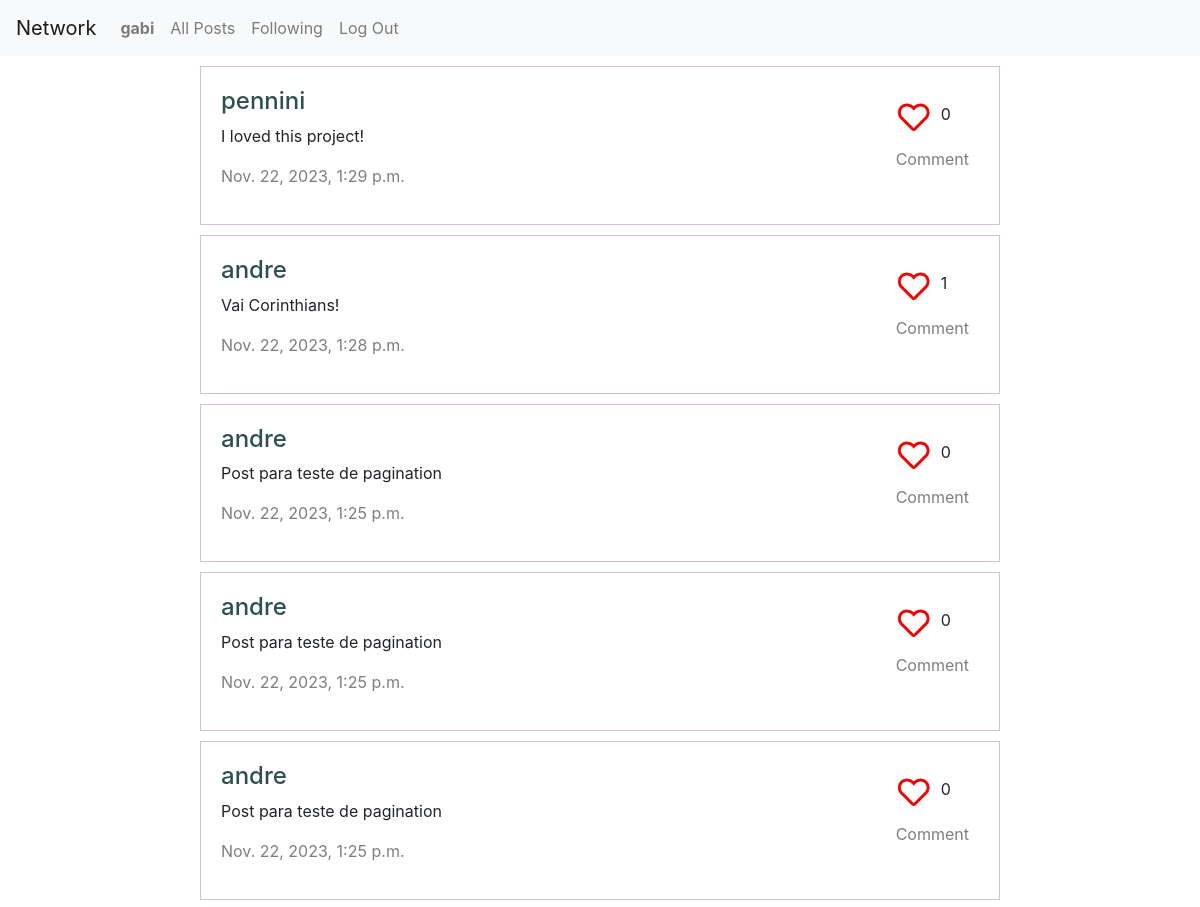
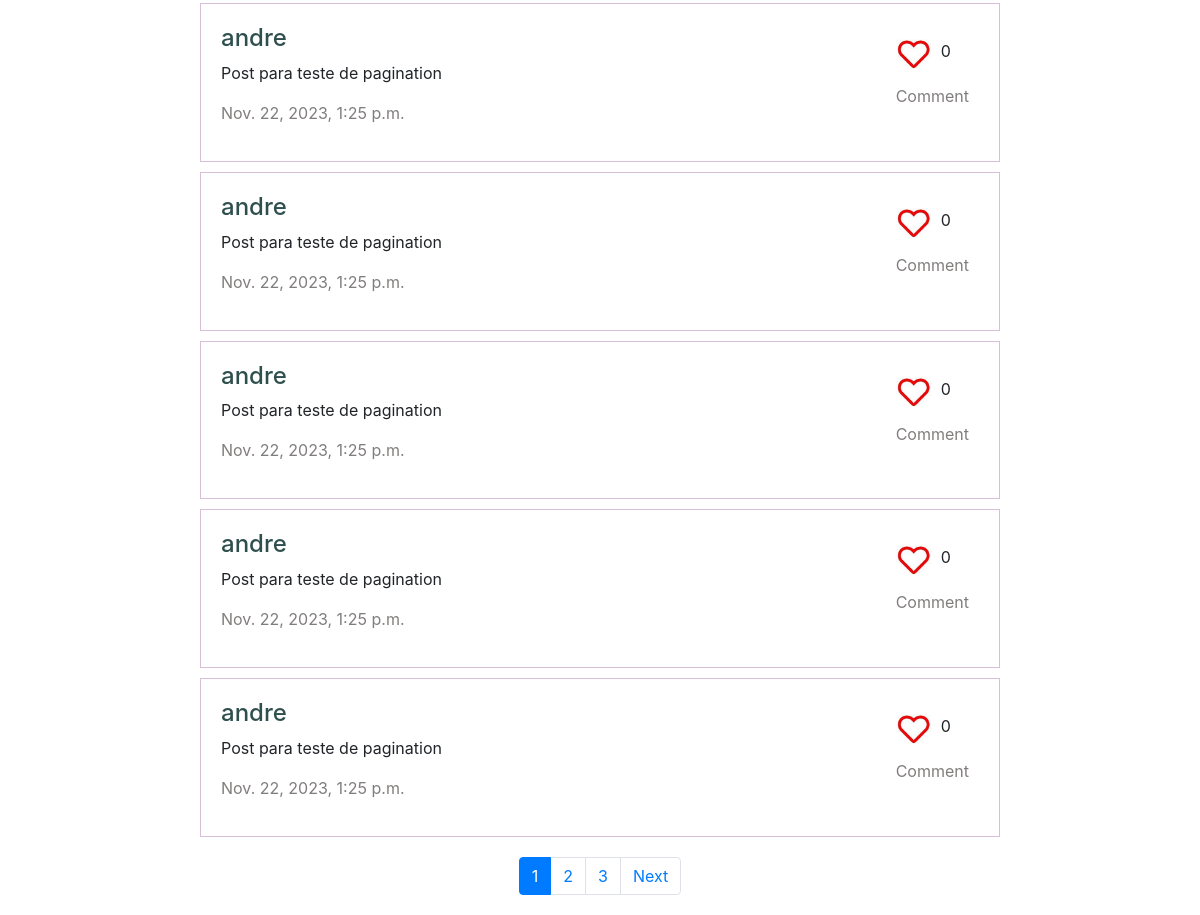
Page /following (signed in) on the earlier database version (2 pictures, top to bottom).
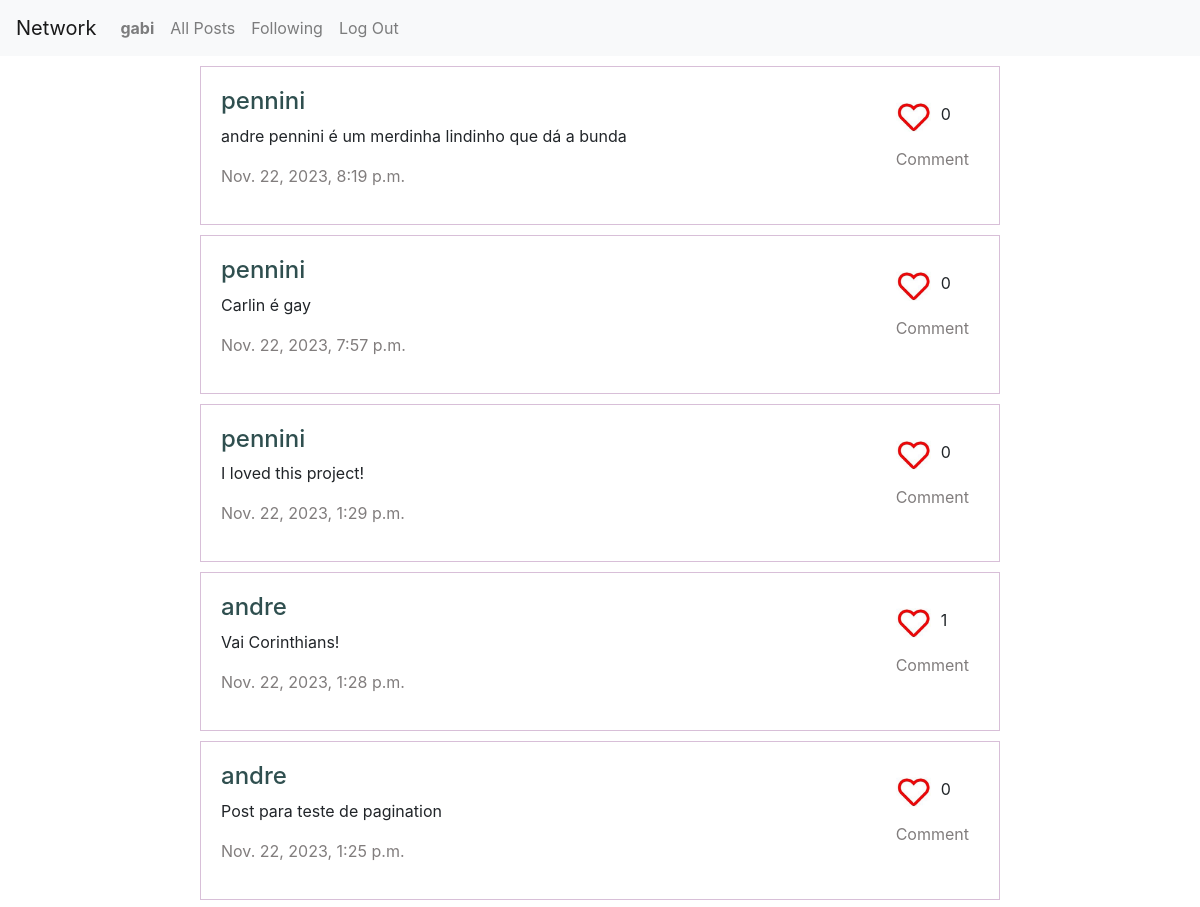
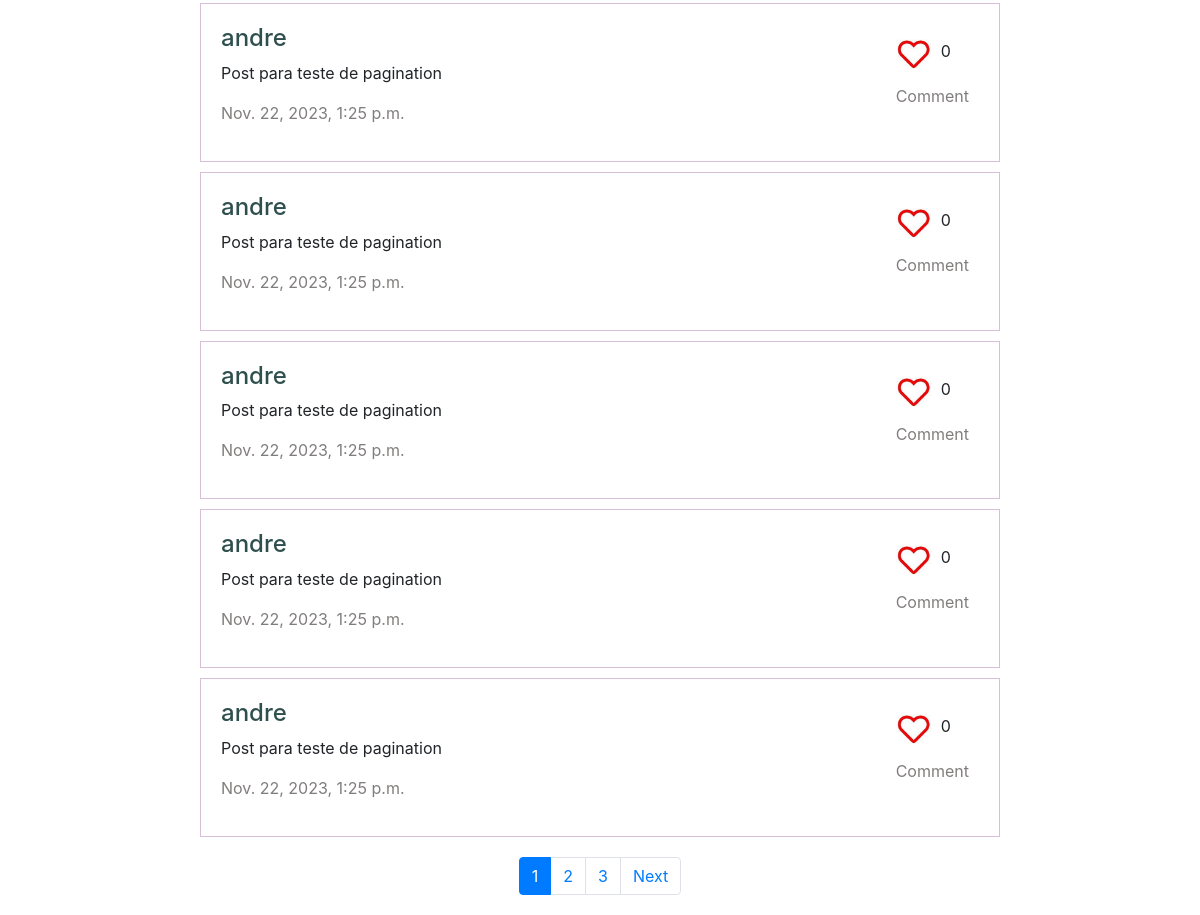
Same page on the later database version (2 pictures, top to bottom).
### network/models.py (models this page shows, shortened)
class Post(models.Model):
    user = models.ForeignKey(User, on_delete=models.CASCADE, related_name="posts")
    content = models.TextField()
    timestamp = models.DateTimeField(auto_now_add=True)
    likes_post = models.IntegerField(default=0)

class User(AbstractUser):
    pass

### network/views.py (the view)
# urls.py: path("following", views.following, name="following"),
@login_required
def following(request):
    if request.user.is_authenticated:
        user = User.objects.get(pk=request.user.id)
        posts = Post.objects.filter(user__in=user.following.values('following')).order_by("-timestamp").all()
        p = Paginator(posts, 10)
        page_number = request.GET.get('page')
        page_obj = p.get_page(page_number)
        liked_posts = set(request.user.likes.filter(like=True).values_list('post_id', flat=True))
        for post in page_obj:
            post.is_liked = post.id in liked_posts
        return render(request, "network/layout_posts.html", {
            "page_obj": page_obj,
            "page_count": range(1, p.count + 1)
        })
    else:
        return HttpResponseRedirect(reverse("login"))

### network/templates/network/layout_posts.html (shortened to what this page needs)
{% extends "network/layout.html" %}
{% load static %}
{% block body %}
    {% for post in page_obj %}
        <div class="post-views">
            <div class="post-content" id="post-content-{{ post.id }}">
                <span>
                    <a href="{% url 'profile' post.user.id %}" class="user-id"><h4>{{ post.user }}</h4></a>
                    <p id="textarea-{{ post.id }}">{{ post.content }}</p>
                    <p class="timestamp">{{ post.timestamp }}</p>
                </span>
                <span>
                    <div class="post-interaction">
                        <div class="like-but">
                            <a href="#" class="like-post">
                                {% if post.is_liked %}
                                    <img data-id="{{ post.id }}" src="{% static 'network/images/like.png' %}" alt="like button" class="icone-like">
                                {% else %}
                                    <img data-id="{{ post.id }}" src="{% static 'network/images/unlike.png' %}" alt="like button" class="icone-like">
                                {% endif %}
                            </a>
                            <div id="like-{{ post.id }}">{{ post.likes_post }}</div>
                        </div>
                        <div class="post-but">
                            <a href="#" class="comment-post" data-id="{{ post.id }}">Comment</a>
                        </div>
                    </div>
                </span>
            </div>
        </div>
    {% endfor %}
    <nav id="pagination" aria-label="Page navigation example">
        <ul class="pagination justify-content-center">
          {% for i in page_obj.paginator.page_range %}
            {% if page_obj.number == i %}
                <li class="page-item active" aria-current="page">
                    <a class="page-link" href="?page={{ i }}">{{ i }} <span class="sr-only">(current)</span></a>
                </li>
            {% else %}
                <li class="page-item"><a class="page-link" href="?page={{ i }}">{{ i }}</a></li>
            {% endif %}
          {% endfor %}
          {% if page_obj.has_next %}
            <li class="page-item">
                <a class="page-link" href="?page={{ page_obj.next_page_number }}">Next</a>
            </li>
          {% endif %}
        </ul>
    </nav>
{% endblock body %}

Differences in the rows shown:
no longer on this page (row unchanged): Post: user "andre", content "Post para teste de pagination", timestamp "Nov. 22, 2023, 1:25 p.m.", likes_post "0"
no longer on this page (row unchanged): Post: user "andre", content "Post para teste de pagination", timestamp "Nov. 22, 2023, 1:25 p.m.", likes_post "0"
added Post: user "pennini", content "andre pennini é um merdinha lindinho que dá a bunda", timestamp "Nov. 22, 2023, 8:19 p.m.", likes_post "0"
added Post: user "pennini", content "Carlin é gay", timestamp "Nov. 22, 2023, 7:57 p.m.", likes_post "0"
